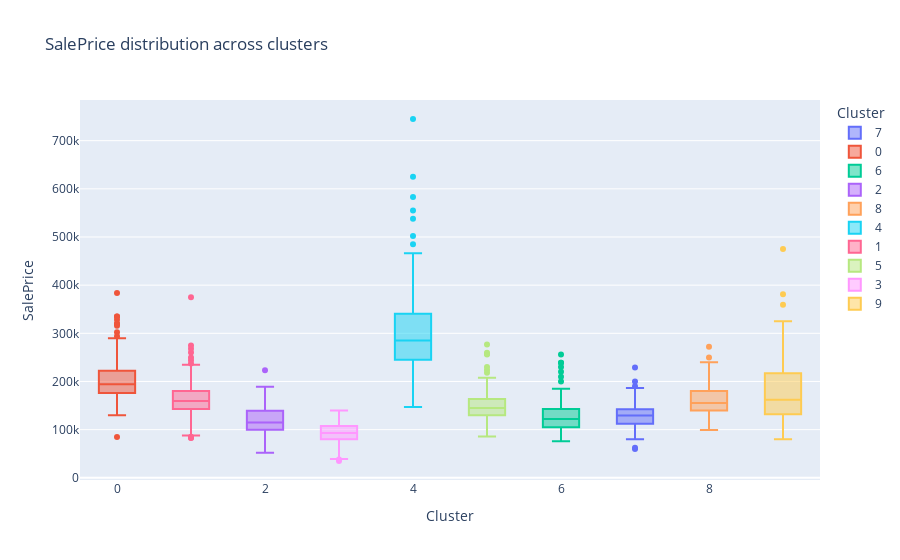

The notebook cell this image was saved under:
### Code cell
fig_box = px.box(
    data,
    x="Cluster",
    y="SalePrice",
    color="Cluster",
    title="SalePrice distribution across clusters"
)
fig_box.show()

### Figure 1 — Plotly figure (JSON) as saved in the notebook; plotly's stock layout.template omitted (floating-point values rounded to 4 significant figures; data arrays with more than 128 entries replaced by an {"elided": "..."} marker saying what was removed)
{"data": [{"alignmentgroup": "True", "hovertemplate": "Cluster=%{x}<br>SalePrice=%{y}<extra></extra>", "legendgroup": "7", "marker": {"color": "#636efa"}, "name": "7", "notched": false, "offsetgroup": "7", "orientation": "v", "showlegend": true, "type": "box", "x": {"elided": "160 int values"}, "x0": " ", "xaxis": "x", "y": {"elided": "160 int values"}, "y0": " ", "yaxis": "y"}, {"alignmentgroup": "True", "hovertemplate": "Cluster=%{x}<br>SalePrice=%{y}<extra></extra>", "legendgroup": "0", "marker": {"color": "#EF553B"}, "name": "0", "notched": false, "offsetgroup": "0", "orientation": "v", "showlegend": true, "type": "box", "x": {"elided": "281 int values"}, "x0": " ", "xaxis": "x", "y": {"elided": "281 int values"}, "y0": " ", "yaxis": "y"}, {"alignmentgroup": "True", "hovertemplate": "Cluster=%{x}<br>SalePrice=%{y}<extra></extra>", "legendgroup": "6", "marker": {"color": "#00cc96"}, "name": "6", "notched": false, "offsetgroup": "6", "orientation": "v", "showlegend": true, "type": "box", "x": [6, 6, 6, 6, 6, 6, 6, 6, 6, 6, 6, 6, 6, 6, 6, 6, 6, 6, 6, 6, 6, 6, 6, 6, 6, 6, 6, 6, 6, 6, 6, 6, 6, 6, 6, 6, 6, 6, 6, 6, 6, 6, 6, 6, 6, 6, 6, 6, 6, 6, 6, 6, 6, 6, 6, 6, 6, 6, 6, 6, 6, 6, 6, 6, 6, 6, 6, 6, 6, 6, 6, 6, 6, 6, 6, 6, 6, 6, 6, 6, 6, 6, 6, 6, 6, 6, 6, 6, 6, 6, 6, 6, 6, 6, 6], "x0": " ", "xaxis": "x", "y": [85000, 175000, 127000, 96500, 149000, 98000, 79000, 105000, 119900, 239000, 106000, 120000, 127500, 128500, 130000, 184000, 180500, 119000, 95000, 157000, 91000, 87000, 138887, 79000, 177500, 104900, 116900, 119750, 121000, 109500, 230000, 164000, 89500, 119500, 153900, 116000, 169500, 118000, 87000, 131000, 78000, 136000, 116000, 103600, 113000, 139500, 124000, 200100, 139000, 88000, 133000, 76000, 141500, 132500, 98000, 239000, 141000, 144000, 107500, 100000, 89000, 120500, 115000, 90000, 125000, 87000, 144000, 143000, 210000, 97500, 177000, 256000, 102000, 129900, 119200, 140200, 160000, 174500, 112000, 137000, 119000, 99900, 129500, 122000, 120000, 220000, 185000, 105000, 83000, 115000, 126000, 128000, 140000, 139400, 145000], "y0": " ", "yaxis": "y"}, {"alignmentgroup": "True", "hovertemplate": "Cluster=%{x}<br>SalePrice=%{y}<extra></extra>", "legendgroup": "2", "marker": {"color": "#ab63fa"}, "name": "2", "notched": false, "offsetgroup": "2", "orientation": "v", "showlegend": true, "type": "box", "x": [2, 2, 2, 2, 2, 2, 2, 2, 2, 2, 2, 2, 2, 2, 2, 2, 2, 2, 2, 2, 2, 2, 2, 2, 2, 2, 2, 2, 2, 2, 2, 2, 2, 2, 2, 2, 2, 2, 2, 2, 2], "x0": " ", "xaxis": "x", "y": [125500, 139000, 113000, 160000, 100000, 94000, 135900, 85000, 90350, 52000, 157500, 85000, 124000, 162900, 112000, 223500, 100000, 163500, 124900, 104900, 117000, 110000, 81000, 79000, 96500, 115000, 73000, 101000, 145900, 112000, 125000, 140000, 109900, 132000, 130000, 189000, 105000, 159434, 106250, 135000, 170000], "y0": " ", "yaxis": "y"}, {"alignmentgroup": "True", "hovertemplate": "Cluster=%{x}<br>SalePrice=%{y}<extra></extra>", "legendgroup": "8", "marker": {"color": "#FFA15A"}, "name": "8", "notched": false, "offsetgroup": "8", "orientation": "v", "showlegend": true, "type": "box", "x": [8, 8, 8, 8, 8, 8, 8, 8, 8, 8, 8, 8, 8, 8, 8, 8, 8, 8, 8, 8, 8, 8, 8, 8, 8, 8, 8, 8, 8, 8, 8, 8, 8, 8, 8, 8, 8, 8, 8, 8, 8, 8, 8, 8, 8, 8, 8, 8, 8, 8, 8, 8, 8, 8, 8, 8, 8, 8, 8, 8, 8, 8, 8, 8, 8, 8, 8, 8, 8, 8, 8, 8, 8, 8, 8, 8, 8, 8, 8, 8, 8, 8, 8, 8, 8, 8, 8, 8, 8, 8, 8, 8, 8, 8, 8, 8, 8, 8, 8, 8, 8, 8, 8, 8, 8, 8, 8, 8], "x0": " ", "xaxis": "x", "y": [175500, 205000, 159500, 184000, 207500, 134900, 153337, 250000, 180000, 195000, 120000, 190000, 134000, 159000, 128000, 240000, 171000, 189000, 150900, 118500, 110000, 170000, 187000, 181000, 112000, 140000, 210000, 149900, 131000, 144000, 170000, 143000, 148000, 180000, 139000, 135000, 180000, 156000, 190000, 158900, 129000, 144000, 118964, 152000, 144000, 182900, 134000, 165500, 125000, 178000, 167900, 126000, 156000, 169900, 175000, 190000, 215000, 137000, 161750, 179900, 155000, 188000, 148000, 211000, 119500, 145000, 179000, 148500, 197500, 148500, 179200, 127000, 173000, 143500, 138000, 181900, 136905, 179200, 272000, 207500, 135960, 143750, 187000, 152000, 153500, 160000, 162500, 124000, 158000, 151000, 122000, 140000, 127500, 240000, 181500, 99500, 171000, 172500, 135000, 146800, 142500, 148000, 171500, 140000, 142953, 125000, 201800, 147000], "y0": " ", "yaxis": "y"}, {"alignmentgroup": "True", "hovertemplate": "Cluster=%{x}<br>SalePrice=%{y}<extra></extra>", "legendgroup": "4", "marker": {"color": "#19d3f3"}, "name": "4", "notched": false, "offsetgroup": "4", "orientation": "v", "showlegend": true, "type": "box", "x": {"elided": "173 int values"}, "x0": " ", "xaxis": "x", "y": {"elided": "173 int values"}, "y0": " ", "yaxis": "y"}, {"alignmentgroup": "True", "hovertemplate": "Cluster=%{x}<br>SalePrice=%{y}<extra></extra>", "legendgroup": "1", "marker": {"color": "#FF6692"}, "name": "1", "notched": false, "offsetgroup": "1", "orientation": "v", "showlegend": true, "type": "box", "x": [1, 1, 1, 1, 1, 1, 1, 1, 1, 1, 1, 1, 1, 1, 1, 1, 1, 1, 1, 1, 1, 1, 1, 1, 1, 1, 1, 1, 1, 1, 1, 1, 1, 1, 1, 1, 1, 1, 1, 1, 1, 1, 1, 1, 1, 1, 1, 1, 1, 1, 1, 1, 1, 1, 1, 1, 1, 1, 1, 1, 1, 1, 1, 1, 1, 1, 1, 1, 1, 1, 1, 1, 1, 1, 1, 1, 1, 1, 1, 1, 1, 1, 1, 1, 1, 1, 1, 1, 1, 1, 1, 1, 1, 1, 1, 1, 1, 1, 1, 1, 1, 1, 1, 1, 1], "x0": " ", "xaxis": "x", "y": [129000, 157000, 140000, 217000, 149500, 157900, 161500, 85400, 145000, 175000, 174000, 168500, 151000, 190000, 105500, 137500, 167000, 145250, 197900, 205000, 215000, 176000, 155000, 162000, 170000, 165000, 159500, 187500, 139000, 106000, 143000, 206900, 197000, 165150, 180500, 180000, 136900, 193500, 89500, 165000, 127500, 152000, 185000, 260000, 137500, 151400, 268000, 200000, 167900, 147000, 157500, 225000, 160000, 158000, 244000, 163000, 91500, 174900, 159000, 94500, 197900, 118000, 110000, 127500, 113000, 140000, 140000, 150000, 179900, 235000, 145000, 166000, 88000, 100000, 375000, 167000, 158000, 160000, 176000, 142000, 149000, 223000, 190000, 237500, 83000, 163000, 192000, 136000, 250000, 139000, 155000, 153000, 82500, 274970, 143250, 158000, 171000, 154000, 160000, 148000, 155000, 157000, 175500, 226000, 167000], "y0": " ", "yaxis": "y"}, {"alignmentgroup": "True", "hovertemplate": "Cluster=%{x}<br>SalePrice=%{y}<extra></extra>", "legendgroup": "5", "marker": {"color": "#B6E880"}, "name": "5", "notched": false, "offsetgroup": "5", "orientation": "v", "showlegend": true, "type": "box", "x": [5, 5, 5, 5, 5, 5, 5, 5, 5, 5, 5, 5, 5, 5, 5, 5, 5, 5, 5, 5, 5, 5, 5, 5, 5, 5, 5, 5, 5, 5, 5, 5, 5, 5, 5, 5, 5, 5, 5, 5, 5, 5, 5, 5, 5, 5, 5, 5, 5, 5, 5, 5, 5, 5, 5, 5, 5, 5, 5, 5, 5, 5, 5, 5, 5, 5, 5, 5, 5, 5, 5, 5, 5, 5, 5, 5, 5, 5, 5, 5, 5, 5, 5, 5, 5, 5, 5, 5, 5, 5, 5, 5, 5, 5, 5, 5, 5, 5, 5, 5], "x0": " ", "xaxis": "x", "y": [125000, 149350, 150000, 130500, 129000, 174000, 145000, 151500, 181000, 130500, 205000, 153000, 115000, 131000, 147000, 150000, 139000, 126175, 140000, 161500, 121500, 218000, 145000, 149700, 142000, 158500, 146500, 146000, 130500, 108000, 197500, 132000, 168000, 134450, 175000, 145000, 120000, 127500, 190000, 135000, 179500, 257500, 277000, 129500, 127000, 256000, 149900, 133000, 120000, 130000, 177000, 120000, 207500, 144900, 150750, 109000, 122900, 154000, 157000, 136500, 147000, 116000, 140000, 224000, 176500, 259500, 123600, 117000, 130000, 165500, 142125, 187500, 139400, 145500, 162000, 139000, 86000, 135000, 134800, 153000, 147000, 108000, 167000, 128000, 138500, 150500, 132500, 176000, 97000, 116500, 140000, 180000, 138000, 230000, 148000, 110500, 190000, 164900, 118000, 115000], "y0": " ", "yaxis": "y"}, {"alignmentgroup": "True", "hovertemplate": "Cluster=%{x}<br>SalePrice=%{y}<extra></extra>", "legendgroup": "3", "marker": {"color": "#FF97FF"}, "name": "3", "notched": false, "offsetgroup": "3", "orientation": "v", "showlegend": true, "type": "box", "x": [3, 3, 3, 3, 3, 3, 3, 3, 3, 3, 3, 3, 3, 3, 3, 3, 3, 3, 3, 3, 3, 3, 3, 3, 3, 3, 3, 3, 3, 3, 3, 3, 3, 3, 3, 3, 3, 3, 3, 3, 3, 3, 3, 3, 3, 3, 3, 3, 3], "x0": " ", "xaxis": "x", "y": [87500, 82500, 82500, 55000, 102000, 85500, 39300, 113000, 135000, 87000, 76500, 108000, 125500, 80000, 82000, 109900, 90000, 37900, 34900, 55000, 128000, 60000, 80000, 82000, 92900, 105000, 108500, 100000, 61000, 107400, 107000, 79900, 80500, 98000, 139600, 95000, 93000, 58500, 122500, 106500, 72500, 105000, 118500, 121600, 103000, 52500, 100000, 100000, 135000], "y0": " ", "yaxis": "y"}, {"alignmentgroup": "True", "hovertemplate": "Cluster=%{x}<br>SalePrice=%{y}<extra></extra>", "legendgroup": "9", "marker": {"color": "#FECB52"}, "name": "9", "notched": false, "offsetgroup": "9", "orientation": "v", "showlegend": true, "type": "box", "x": [9, 9, 9, 9, 9, 9, 9, 9, 9, 9, 9, 9, 9, 9, 9, 9, 9, 9, 9, 9, 9, 9, 9, 9, 9, 9, 9, 9, 9, 9, 9, 9, 9, 9, 9, 9, 9, 9, 9, 9, 9, 9, 9, 9, 9, 9, 9, 9, 9, 9, 9, 9, 9, 9, 9, 9], "x0": " ", "xaxis": "x", "y": [325000, 155000, 110000, 197000, 169000, 155000, 134900, 161000, 214500, 110500, 289000, 140000, 178000, 160000, 114504, 167500, 234000, 191000, 159500, 127000, 235000, 122000, 219500, 128000, 117000, 110000, 84500, 152000, 143000, 149000, 475000, 163000, 240000, 79900, 133900, 200000, 168000, 381000, 295000, 135000, 177000, 128000, 137450, 315000, 119000, 130000, 188700, 359100, 235000, 120500, 163000, 165000, 266500, 161000, 265979, 189950], "y0": " ", "yaxis": "y"}], "layout": {"boxmode": "overlay", "legend": {"title": {"text": "Cluster"}, "tracegroupgap": 0}, "title": {"text": "SalePrice distribution across clusters"}, "xaxis": {"anchor": "y", "categoryarray": [7, 0, 6, 2, 8, 4, 1, 5, 3, 9], "categoryorder": "array", "domain": [0, 1], "title": {"text": "Cluster"}}, "yaxis": {"anchor": "x", "domain": [0, 1], "title": {"text": "SalePrice"}}}}
